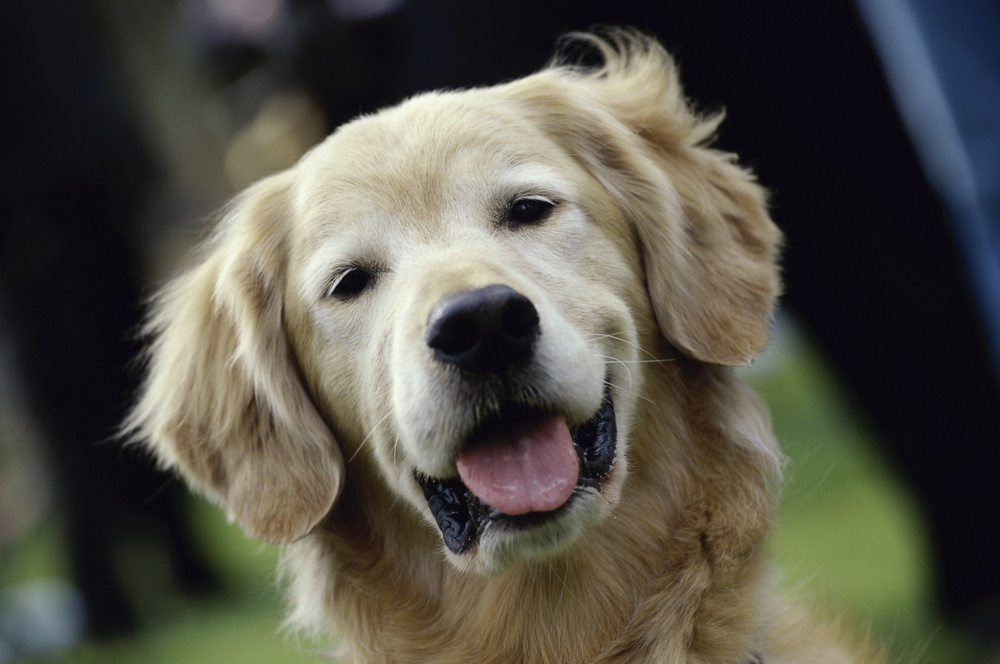
#> input picture dog.jpg, 1000 x 664 px, shrunk from 2126 x 1412 before the run, found by its file name
$ jupyter execute 'Image to Pencil Sketch.ipynb'
#> lines starting #> are read from the running program, lines starting #| are printed output that depends on the picture
# Author: Chandra Narayan

# Task 2: Image to Pencil Sketch with Python

Installing and Importing Libraries

[cell 1]
import cv2
import matplotlib.pyplot as plt

Reading Image

[cell 2]
image = cv2.imread("F:/Chandan's Project/Image to Pencil Sketch with Python/dog.jpg")
#> image is the input picture: shape (664, 1000, 3); mean B, G, R 71.3, 81.1, 83.9
image = cv2.cvtColor(image, cv2.COLOR_BGR2RGB)
plt.figure(figsize=(8,6))
plt.imshow(image)
plt.axis('off')
plt.title('Original Image')
plt.show()

Converting Image into Grayscale

[cell 3]
gray_image = cv2.cvtColor(image, cv2.COLOR_BGR2GRAY)
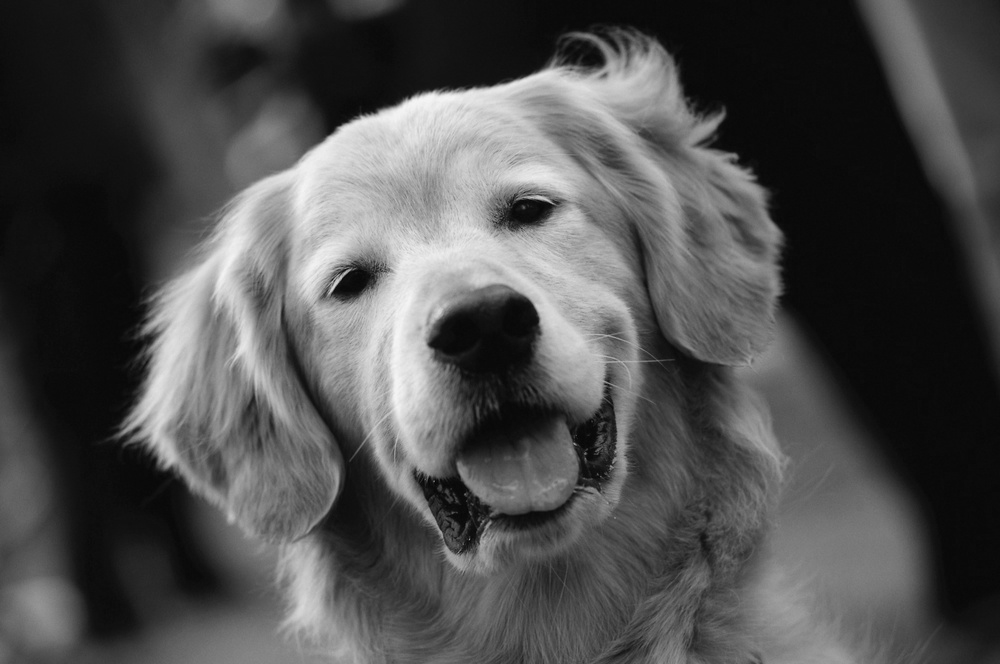
#> gray_image: shape (664, 1000); min 1, max 247, mean 78.5
plt.figure(figsize=(8,6))
plt.imshow(gray_image, cmap='gray')
plt.axis('off')
plt.title('Gray Image')
plt.show()

Invert Grayscale Image

[cell 4]
inverted_image = 255 - gray_image
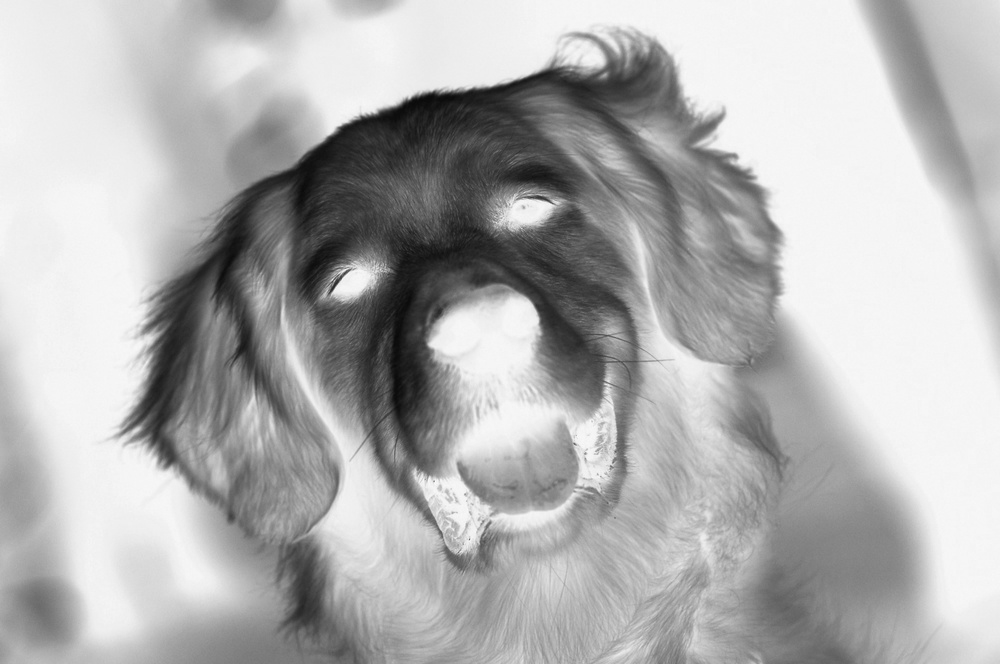
#> inverted_image: shape (664, 1000); min 8, max 254, mean 176.5
plt.figure(figsize=(8,6))
plt.imshow(inverted_image,cmap='gray')
plt.axis('off')
plt.title('Inverted image')
plt.show()

Blurring Inverted Image using Guassian Function in OpenCV

[cell 5]
blurred_image = cv2.GaussianBlur(inverted_image, (21, 21), 0)
plt.figure(figsize=(8,6))
plt.imshow(blurred_image,cmap='gray')
plt.axis('off')
plt.title('Blurred Inverted image')
plt.show()

Final step: Inverting blurred image, then converting the image into pencil sketch

[cell 6]
inverted_blurred = 255 - blurred_image
pencil_sketch = cv2.divide(gray_image, inverted_blurred, scale=256.0)
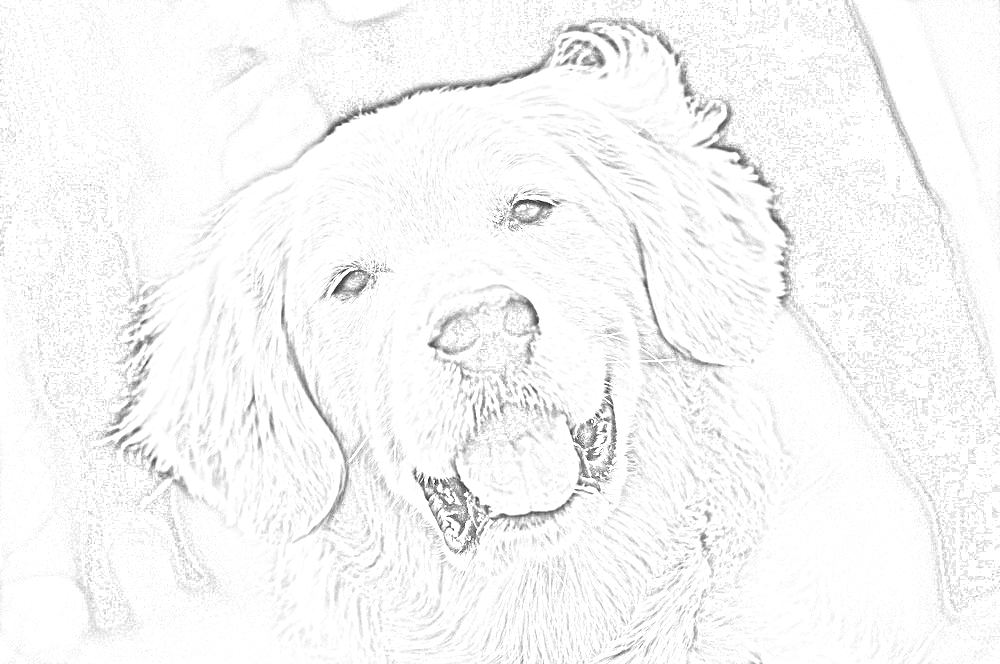
#> pencil_sketch: shape (664, 1000); min 7, max 255, mean 246.9
plt.figure(figsize=(8,6))
plt.imshow(pencil_sketch,cmap='gray')
plt.axis('off')
plt.title('Pencil Sketch')
plt.show()
